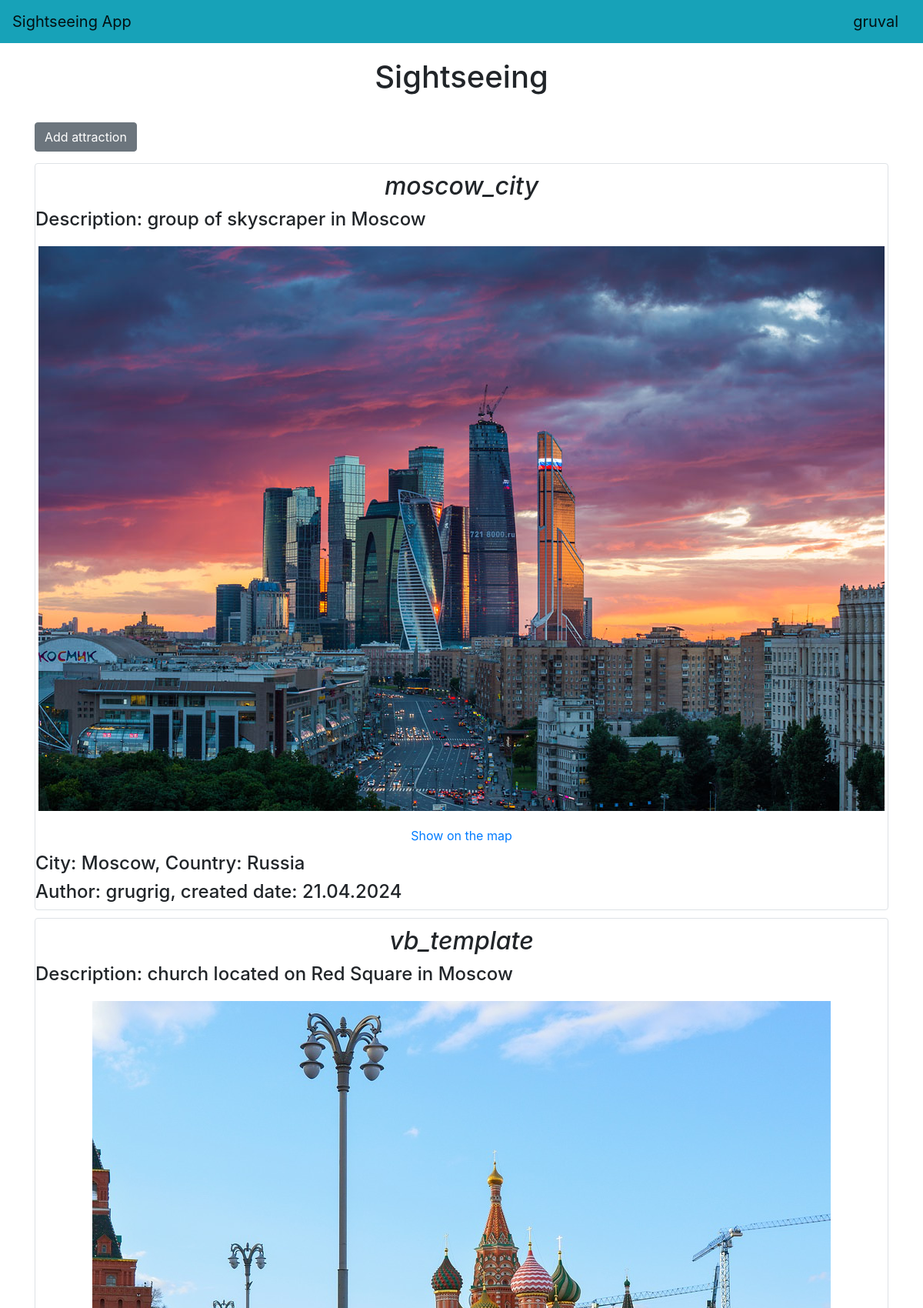
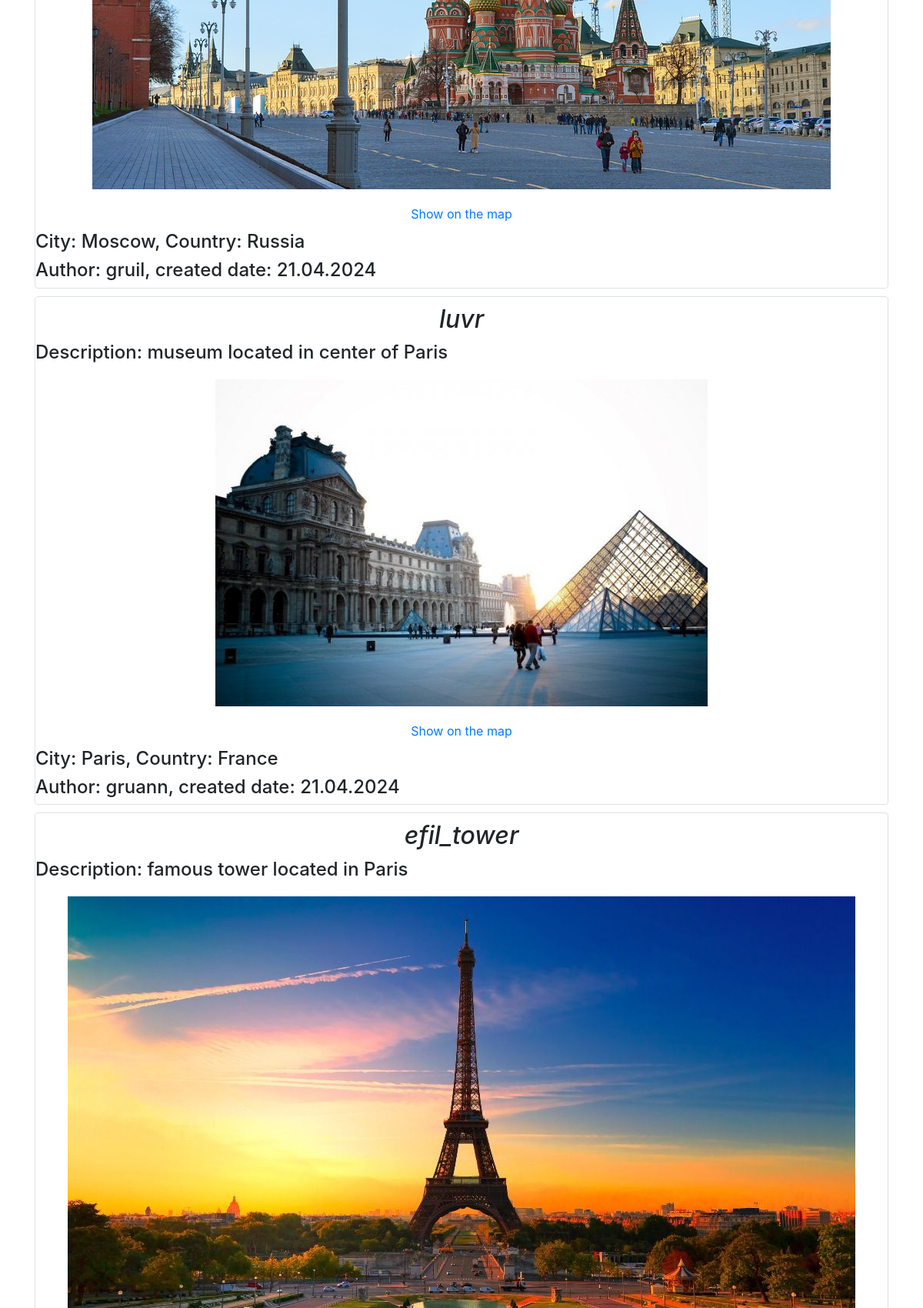
Page / (signed in, upper part) on the committed database (2 pictures, top to bottom).
### data/users.py (models this page shows, shortened)
class User(SqlAlchemyBase, UserMixin, SerializerMixin):
    __tablename__ = 'users'
    id = sqlalchemy.Column(sqlalchemy.Integer,
                           primary_key=True, autoincrement=True)
    name = sqlalchemy.Column(sqlalchemy.String, nullable=True)
    sex = sqlalchemy.Column(sqlalchemy.String, nullable=True)
    age = sqlalchemy.Column(sqlalchemy.Integer, nullable=True)
    about = sqlalchemy.Column(sqlalchemy.String, nullable=True)
    email = sqlalchemy.Column(sqlalchemy.String,
                              index=True, unique=True, nullable=True)
    hashed_password = sqlalchemy.Column(sqlalchemy.String, nullable=True)
    created_date = sqlalchemy.Column(sqlalchemy.DateTime,
                                     default=datetime.datetime.now)
    attractions = orm.relationship("Attractions", back_populates='user')

### data/attractions.py (models this page shows, shortened)
class Attractions(SqlAlchemyBase, SerializerMixin):
    __tablename__ = 'attractions'
    id = sqlalchemy.Column(sqlalchemy.Integer,
                           primary_key=True, autoincrement=True)
    name = sqlalchemy.Column(sqlalchemy.String, nullable=True)
    description = sqlalchemy.Column(sqlalchemy.String, nullable=True)
    city = sqlalchemy.Column(sqlalchemy.String, nullable=True)
    country = sqlalchemy.Column(sqlalchemy.String, nullable=True)
    map = sqlalchemy.Column(sqlalchemy.String, nullable=True)
    pic = sqlalchemy.Column(sqlalchemy.String, nullable=True)
    created_date = sqlalchemy.Column(sqlalchemy.DateTime,
                                     default=datetime.datetime.now)
    user_id = sqlalchemy.Column(sqlalchemy.Integer,
                                sqlalchemy.ForeignKey("users.id"))
    user = orm.relationship('User')

### main.py (the view)
@app.route('/')
def index():
    db_sess = db_session.create_session()
    attractions = db_sess.query(Attractions).all()
    return render_template('index.html', attractions=attractions)

### data/db_session.py (called while the page is built)
def create_session() -> Session:
    global __factory
    return __factory()

### main.py (called while the page is built)
@login_manager.user_loader
def load_user(user_id):
    db_sess = db_session.create_session()
    return db_sess.query(User).get(user_id)

### templates/index.html (shortened to what this page needs)
{% extends "base.html" %}
{% block content %}
<h1>Sightseeing</h1>
{% if current_user.is_authenticated %}
        <a href="attractions" class="btn btn-secondary" id="attr_but">Add attraction</a>
{% endif %}
{% for item in attractions%}
<div id="item" class="col-md6 border rounded">
    <h2 id="name">{{item.name}}</h2>
    <div id="description">
        <h4>
            Description: {{item.description}}
        </h4>
    </div>
    <div id="picture">
        <img src="{{ item.pic }}" alt="Not found">
    </div>
    <div id="map">
        <a href="{{ item.map }}">Show on the map</a>
    </div>
    <div>
        <h4>
            City: {{ item.city }}, Country: {{ item.country }}
        </h4>
    </div>
    <div>
        <h4>
        Author: {{ item.user.name }}, created date: {{item.created_date.strftime('%d.%m.%Y')}}
    </h4>
    </div>
</div>
{% endfor %}
{% endblock %}

### templates/base.html (shortened to what this page needs)
<!DOCTYPE html>
<html lang="en">
<head>
    <link rel="stylesheet"
          href="https://stackpath.bootstrapcdn.com/bootstrap/4.4.1/css/bootstrap.min.css"
>
    <link rel="stylesheet" type="text/css" href="static/css/style.css">
</head>
<body>
<header>
    <nav class="navbar navbar-light bg-info">
        <a class="navbar-brand" href="/">Sightseeing App</a>
        {% if current_user.is_authenticated %}
            <a class="navbar-brand" href="/logout">{{ current_user.name }}</a>
        {% else %}
            <p>
                <a class="btn btn-primary" href="/register">Register</a>
                <a class="btn btn-success" href="/login">Enter</a>
            </p>
        {% endif %}
    </nav>
</header>
<main role="main" class="container">
    {% block content%}{% endblock %}
</main>
</body>
</html>

### static/css/style.css (style rules this page uses)
h1 { text-align: center; margin-top: 20px; margin-bottom: 20px; }
div#item { margin-bottom: 10px; }
h2#name { font-style: italic; text-align: center; margin-top: 10px; margin-bottom: 10px; }
div#description { margin-bottom: 5px; }
div#picture { display: flex; align-items: center; justify-content: center; margin-top: 20px; margin-bottom: 20px; }
div#map { text-align: center; margin-bottom: 10px; }
a#attr_but { margin-top: 15px;; margin-bottom: 15px; }

### rows in the picture
User: name "gruval"
Attractions: name "moscow_city", description "group of skyscraper in Moscow", pic (picture), city "Moscow", country "Russia", user.name "grugrig", created_date "21.04.2024"
Attractions: name "vb_template", description "church located on Red Square in Moscow", pic (picture), city "Moscow", country "Russia", user.name "gruil", created_date "21.04.2024"
Attractions: name "luvr", description "museum located in center of Paris", pic (picture), city "Paris", country "France", user.name "gruann", created_date "21.04.2024"
Attractions: name "efil_tower", description "famous tower located in Paris", pic (picture)
